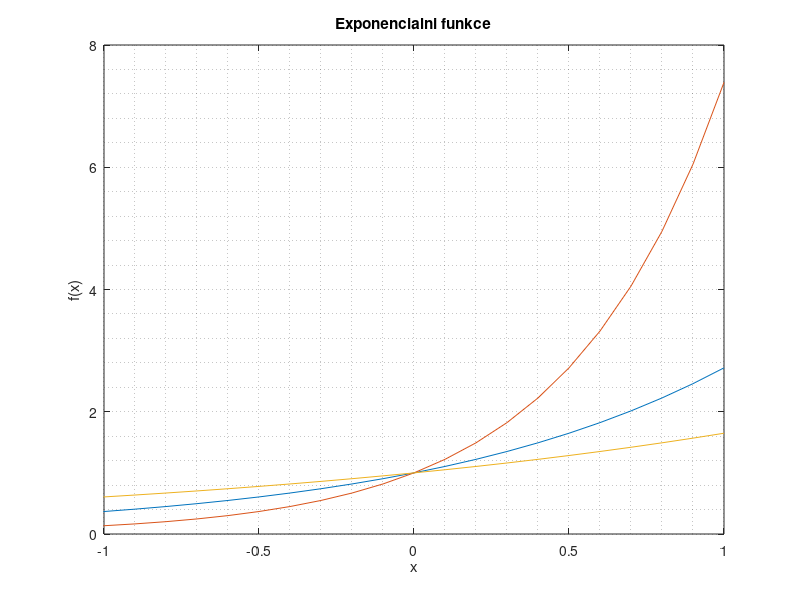
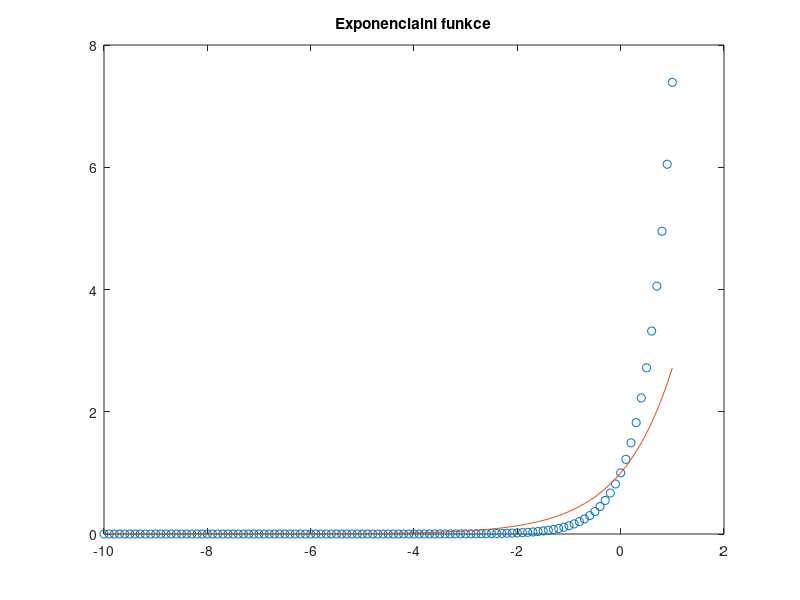

These figures' MATLAB source, in order:
%%zobrazte exponencialni fce e^x; e^2x; e^x/2

clear all; 
   close all;
   
   a=-10;                                   % dolni mez intervalu 
   b=1;                                     % horni mez intervalu 
   h=0.1;                                   % krok 
   
   x=[a:h:b]; 
   x=x';                                    %transpozice
   
   y1=exp(x); 
   y2=exp(2*x); 
   y3=exp(x/2); 
   
   plot(x,[y1 y2 y3]);                      % zobrazeni grafu, agregovaná osa y 
   grid     minor;                          % zobrazeni mrizky 
   axis([-1 1 0 8]);                        % nastaveni os grafu 
   xlabel('x'); 
   ylabel('f(x)');             % popis os 
   title('Exponencialni funkce');           % nadpis grafu 
   figure('name','Exponencialni funkce');   % nove okno pro grafiku 
   plot(x,y2,'o');                          % treti parametr je styl zobrazeni 
   hold on;                                 % pri novem kresleni se puvodni nevymaze 
   plot(x,y1);                              % treti parametr je styl zobrazeni 
   title('Exponencialni funkce');           % nadpis grafu 